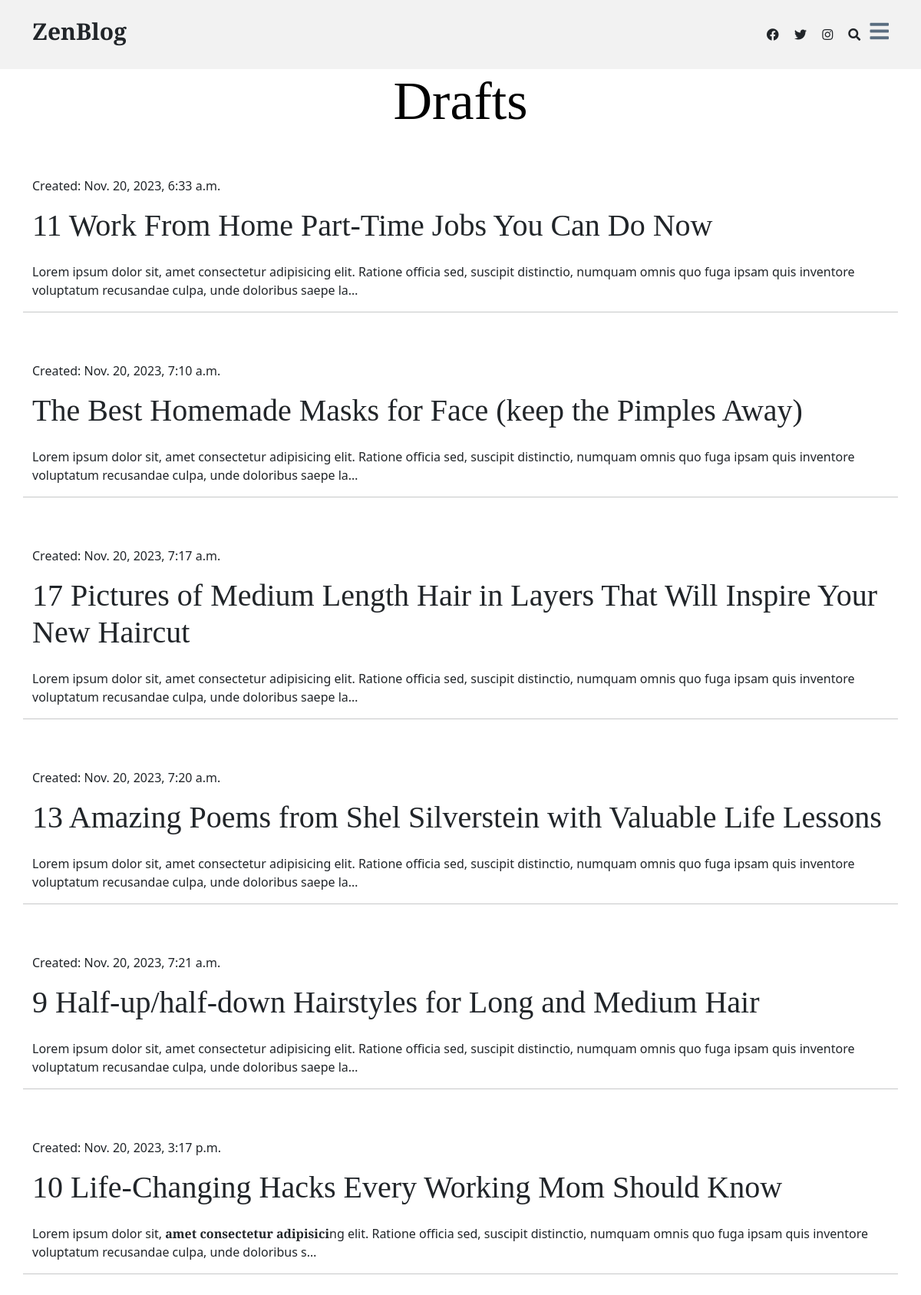
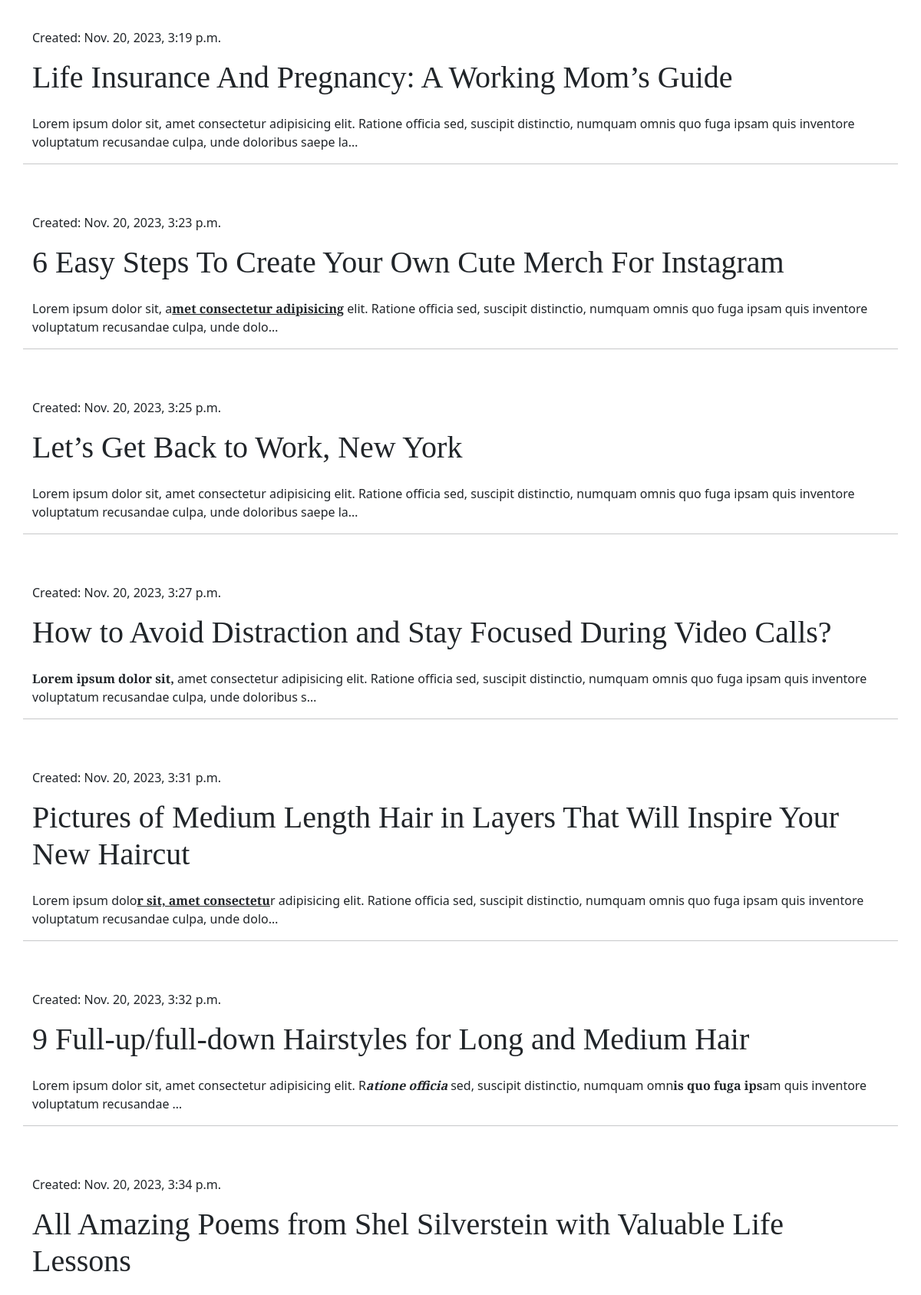
Page /post/draft/ (signed in, upper part) on the committed database (2 pictures, top to bottom).
### blog/models.py (models this page shows, shortened)
class Post(models.Model):
    CATEGORY = [
        ('business', 'BUSINESS'),
        ('culture', 'CULTURE'),
        ('celebrity', 'CELEBRITY'),
        ('design', 'DESIGN'),
        ('food', 'FOOD'),
        ('lifestyle', 'LIFESTYLE'),
        ('politics', 'POLITICS'),
        ('sports', 'SPORTS'),
        ('startups', 'STARTUPS'),
        ('tech', 'TECH'),
        ('travel', 'TRAVEL'),
    ]
    author = models.ForeignKey('auth.User', on_delete=models.CASCADE)
    title = models.CharField(max_length=200)
    text = models.TextField()
    slug = models.SlugField(allow_unicode=True, unique=True)
    category = models.CharField(max_length=20, choices=CATEGORY)
    img = models.ImageField(upload_to='images/', null=True)
    created = models.DateTimeField(default=timezone.now)
    published = models.DateTimeField(blank=True, null=True)

### blog/views.py (the view, shortened to what this page needs)
# urls.py: path('post/draft/', views.DraftPost.as_view(), name='draft'),
class DraftPost(LoginRequiredMixin, ListView):
    model = Post
    context_object_name = 'posts'
    template_name = 'post_draft.html'

### templates/blog/post_draft.html (shortened to what this page needs)
{% extends 'base.html' %}
{% block content %}
<main id="main">
    <div class="container" data-aos="fade-up">
        <div class="row">
            <div class="col-lg-12 text-center mb-5">
                <h1 class="page-title">Drafts</h1>
            </div>
        </div>
        {% for post in posts %}
        <div class="row mb-5">
            <p class="date">Created: {{ post.created }}</p>
            <h1><a href="{% url 'detail' slug=post.slug %}">{{ post.title }}</a></h1>
            <p>{{ post.text|safe|truncatechars:200 }}</p>
            <hr>
        </div>
        {% endfor %}
    </div>
</main>
{% endblock %}

### static/css/variables.css (style rules this page uses)
:root { --font-default: 'EB Garamond', system-ui, -apple-system, "Segoe UI", Roboto, "Helvetica Neue", Arial, "Noto Sans", "Liberation Sans", sans-serif, "Apple Color Emoji", "Segoe UI Emoji", "Segoe UI Symbol", "Noto Color Emoji"; --font-primary: 'EB Garamond', serif; --font-secondary: 'Inter', sans-serif; --color-default: #212529; --color-default-rgb: 33, 37, 41; --color-links: #212529; --color-links-hover: #15171a; --color-primary: #212529; --color-primary-light: #26282c; --color-primary-dark: #0b0c0e; --color-primary-rgb: 33, 37, 41; --color-primary-light-rgb: 38, 40, 44; --color-primary-dark-rgb: 11, 12, 14; --color-secondary: #596d80; --color-secondary-light: #8498aa; --color-secondary-dark: #404f5c; --color-secondary-rgb: 89, 109, 128; --color-secondary-light-rgb: 132, 152, 170; --color-secondary-dark-rgb: 64, 79, 92; --color-blue: #0d6efd; --color-blue-rgb: 13, 110, 253; --color-indigo: #6610f2; --color-indigo-rgb: 102, 16, 242; --color-purple: #6f42c1; --color-purple-rgb: 111, 66, 193; --color-pink: #f3268c; --color-pink-rgb: 243, 38, 140; --color-red: #df1529; --color-red-rgb: 223, 21, 4; --color-orange: #fd7e14; --color-orange-rgb: 253, 126, 20; --color-yellow: #ffc107; --color-yellow-rgb: 255, 193, 7; --color-green: #059652; --color-green-rgb: 5, 150, 82; --color-teal: #20c997; --color-teal-rgb: 32, 201, 151; --color-cyan: #0dcaf0; --color-cyan-rgb: 13, 202, 240; --color-white: #ffffff; --color-white-rgb: 255, 255, 255; --color-gray: #6c757d; --color-gray-rgb: 108, 117, 125; --color-black: #000000; --color-black-rgb: 0, 0, 0; }
:root { --bs-blue: var(--color-blue); --bs-indigo: var(--color-indigo); --bs-purple: var(--color-purple); --bs-pink: var(--color-pink); --bs-red: var(--color-red); --bs-orange: var(--color-orange); --bs-yellow: var(--color-yellow); --bs-green: var(--color-green); --bs-teal: var(--color-teal); --bs-cyan: var(--color-cyan); --bs-white: var(--color-white); --bs-gray: var(--color-gray); --bs-gray-dark: #343a40; --bs-gray-100: #f8f9fa; --bs-gray-200: #e9ecef; --bs-gray-300: #dee2e6; --bs-gray-400: #ced4da; --bs-gray-500: #adb5bd; --bs-gray-600: #6c757d; --bs-gray-700: #495057; --bs-gray-800: #343a40; --bs-gray-900: #212529; --bs-primary: var(--color-blue); --bs-secondary: var(--color-blue); --bs-success: #198754; --bs-info: #0dcaf0; --bs-warning: #ffc107; --bs-danger: #dc3545; --bs-light: #f8f9fa; --bs-dark: #212529; --bs-primary-rgb: var(--color-primary-rgb); --bs-secondary-rgb: var(--color-secondary-rgb); --bs-success-rgb: 25, 135, 84; --bs-info-rgb: 13, 202, 240; --bs-warning-rgb: 255, 193, 7; --bs-danger-rgb: 220, 53, 69; --bs-light-rgb: 248, 249, 250; --bs-dark-rgb: 33, 37, 41; --bs-white-rgb: var(--color-white-rgb); --bs-black-rgb: var(--color-black-rgb); --bs-body-color-rgb: var(--color-default-rgb); --bs-body-bg-rgb: 255, 255, 255; --bs-font-sans-serif: var(--font-default); --bs-font-monospace: SFMono-Regular, Menlo, Monaco, Consolas, "Liberation Mono", "Courier New", monospace; --bs-gradient: linear-gradient(180deg, rgba(255, 255, 255, 0.15), rgba(255, 255, 255, 0)); --bs-body-font-family: var(--font-default); --bs-body-font-size: 1rem; --bs-body-font-weight: 400; --bs-body-line-height: 1.5; --bs-body-color: var(--color-default); --bs-body-bg: #fff; }

### static/css/main.css (style rules this page uses)
:root { scroll-behavior: smooth; }
body { color: rgba(var(--color-primary-rgb), 1); }
a { color: var(--color-links); text-decoration: none; }
h1, h2, h3, h4, h5, h6 { font-family: var(--font-primary); }
#main { margin-top: 90px; }
.page-title { font-size: 70px; color: var(--color-black); }

### rows in the picture
Post: created "Nov. 20, 2023, 6:33 a.m.", title "11 Work From Home Part-Time Jobs You Can Do Now", text "Lorem ipsum dolor sit, amet consectetur adipisicing elit. Ratione officia sed, suscipit distinctio, numquam omnis quo fuga ipsam quis inventore voluptatum recusandae culpa, unde doloribus saepe la…"
Post: created "Nov. 20, 2023, 7:10 a.m.", title "The Best Homemade Masks for Face (keep the Pimples Away)", text "Lorem ipsum dolor sit, amet consectetur adipisicing elit. Ratione officia sed, suscipit distinctio, numquam omnis quo fuga ipsam quis inventore voluptatum recusandae culpa, unde doloribus saepe la…"
Post: created "Nov. 20, 2023, 7:17 a.m.", title "17 Pictures of Medium Length Hair in Layers That Will Inspire Your New Haircut", text "Lorem ipsum dolor sit, amet consectetur adipisicing elit. Ratione officia sed, suscipit distinctio, numquam omnis quo fuga ipsam quis inventore voluptatum recusandae culpa, unde doloribus saepe la…"
Post: created "Nov. 20, 2023, 7:20 a.m.", title "13 Amazing Poems from Shel Silverstein with Valuable Life Lessons", text "Lorem ipsum dolor sit, amet consectetur adipisicing elit. Ratione officia sed, suscipit distinctio, numquam omnis quo fuga ipsam quis inventore voluptatum recusandae culpa, unde doloribus saepe la…"
Post: created "Nov. 20, 2023, 7:21 a.m.", title "9 Half-up/half-down Hairstyles for Long and Medium Hair", text "Lorem ipsum dolor sit, amet consectetur adipisicing elit. Ratione officia sed, suscipit distinctio, numquam omnis quo fuga ipsam quis inventore voluptatum recusandae culpa, unde doloribus saepe la…"
Post: created "Nov. 20, 2023, 3:17 p.m.", title "10 Life-Changing Hacks Every Working Mom Should Know", text "Lorem ipsum dolor sit, amet consectetur adipisici ng elit. Ratione officia sed, suscipit distinctio, numquam omnis quo fuga ipsam quis inventore voluptatum recusandae culpa, unde doloribus s…"
Post: created "Nov. 20, 2023, 3:19 p.m.", title "Life Insurance And Pregnancy: A Working Mom’s Guide", text "Lorem ipsum dolor sit, amet consectetur adipisicing elit. Ratione officia sed, suscipit distinctio, numquam omnis quo fuga ipsam quis inventore voluptatum recusandae culpa, unde doloribus saepe la…"
Post: created "Nov. 20, 2023, 3:23 p.m.", title "6 Easy Steps To Create Your Own Cute Merch For Instagram", text "Lorem ipsum dolor sit, a met consectetur adipisicing elit. Ratione officia sed, suscipit distinctio, numquam omnis quo fuga ipsam quis inventore voluptatum recusandae culpa, unde dolo…"
Post: created "Nov. 20, 2023, 3:25 p.m.", title "Let’s Get Back to Work, New York", text "Lorem ipsum dolor sit, amet consectetur adipisicing elit. Ratione officia sed, suscipit distinctio, numquam omnis quo fuga ipsam quis inventore voluptatum recusandae culpa, unde doloribus saepe la…"
Post: created "Nov. 20, 2023, 3:27 p.m.", title "How to Avoid Distraction and Stay Focused During Video Calls?", text "Lorem ipsum dolor sit, amet consectetur adipisicing elit. Ratione officia sed, suscipit distinctio, numquam omnis quo fuga ipsam quis inventore voluptatum recusandae culpa, unde doloribus s…"
Post: created "Nov. 20, 2023, 3:31 p.m.", title "Pictures of Medium Length Hair in Layers That Will Inspire Your New Haircut", text "Lorem ipsum dolo r sit, amet consectetu r adipisicing elit. Ratione officia sed, suscipit distinctio, numquam omnis quo fuga ipsam quis inventore voluptatum recusandae culpa, unde dolo…"
Post: created "Nov. 20, 2023, 3:32 p.m.", title "9 Full-up/full-down Hairstyles for Long and Medium Hair", text "Lorem ipsum dolor sit, amet consectetur adipisicing elit. R atione officia sed, suscipit distinctio, numquam omn is quo fuga ips am quis inventore voluptatum recusandae …"
Post: created "Nov. 20, 2023, 3:34 p.m.", title "All Amazing Poems from Shel Silverstein with Valuable Life Lessons"
